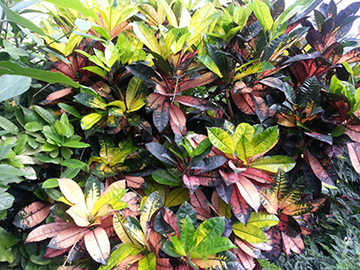
//> input picture openCv/source_saengneung_4.12.0/07장_예제/07장_1절/image/filter_blur.jpg, 360 x 270 px
$ ./bluring   (built with g++ and OpenCV 4)
//> lines starting //> are read from the running program, lines starting //| are printed output that depends on the picture
#include <opencv2/opencv.hpp>
using namespace cv;
using namespace std;

void filter(Mat img, Mat& dst, Mat mask)		// 회선 수행 함수
{
	dst = Mat(img.size(), CV_32F, Scalar(0));			// 회선 결과 저장 행렬
	Point h_m = mask.size() / 2;							// 마스크 중심 좌표

	for (int i = h_m.y; i < img.rows - h_m.y; i++) {		// 입력 행렬 반복 순회
		for (int j = h_m.x; j < img.cols - h_m.x; j++)
		{
			float sum = 0;
			for (int u = 0; u < mask.rows; u++) {	// 마스크 원소 순회
				for (int v = 0; v < mask.cols; v++)
				{
					int y = i + u - h_m.y;
					int x = j + v - h_m.x;
					sum += mask.at<float>(u, v) * img.at<uchar>(y, x);	// 회선 수식
				}
			}
			dst.at<float>(i, j) = sum;				// 회선 누적값 출력화소 저장
		}
	}
}

int main()
{
	// [25 lines of commented-out code are left out]
	Mat image = imread("../image/filter_blur.jpg", IMREAD_GRAYSCALE);
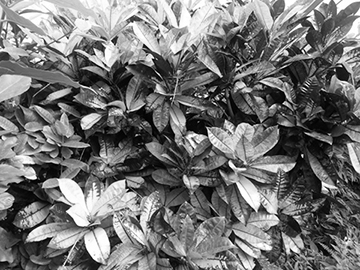
//> image: 270 rows x 360 cols, CV_8UC1; min 0, max 255, mean 116
	CV_Assert(image.data);
	float data1[] = {
		1 / 9.f, 1 / 9.f, 1 / 9.f,
		1 / 9.f, 1 / 9.f, 1 / 9.f,
		1 / 9.f, 1 / 9.f, 1 / 9.f
	};
	float data2[] = {
		1 / 25.f, 1 / 25.f, 1 / 25.f, 1 / 25.f, 1 / 25.f,
		1 / 25.f, 1 / 25.f, 1 / 25.f, 1 / 25.f, 1 / 25.f,
		1 / 25.f, 1 / 25.f, 1 / 25.f, 1 / 25.f, 1 / 25.f,
		1 / 25.f, 1 / 25.f, 1 / 25.f, 1 / 25.f, 1 / 25.f,
		1 / 25.f, 1 / 25.f, 1 / 25.f, 1 / 25.f, 1 / 25.f
	};

	Mat mask(3, 3, CV_32F, data1);
	Mat mask2(5, 5, CV_32F, data2);
	Mat blur;
	Mat blur1;
	filter(image, blur, mask);
//> after the loop in filter, `for (int i = h_m.y; i < img.rows - h_m.y; i++)`:
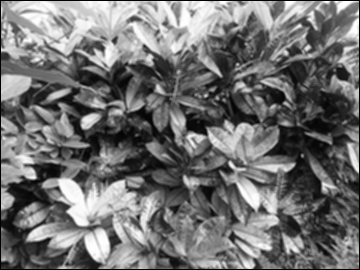
//> dst: 270 rows x 360 cols, CV_32FC1; min 0, max 255, mean 114.1
	filter(image, blur1, mask2);
//> after the loop in filter (call 2), `for (int i = h_m.y; i < img.rows - h_m.y; i++)`:
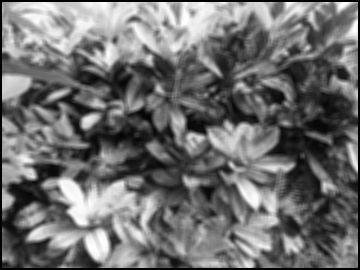
//> dst: 270 rows x 360 cols, CV_32FC1; min 0, max 254.6, mean 112.2
	blur.convertTo(blur, CV_8U);
	blur1.convertTo(blur1, CV_8U);

	cout << "image" << image(Rect(0, 0, 5, 5)) << endl;
//| image[142, 122, 139, 140, 160;
//|  174, 123, 122, 133, 132;
//|  177, 159, 122, 122, 133;
//|  153, 174, 165, 129, 134;
//|  159, 155, 176, 158, 150]
	cout << "image" << blur(Rect(0, 0, 5, 5)) << endl;
//| image[  0,   0,   0,   0,   0;
//|    0, 142, 131, 134, 151;
//|    0, 152, 139, 132, 139;
//|    0, 160, 151, 143, 143;
//|    0, 165, 158, 156, 154]

	imshow("image", image), imshow("blur", blur), imshow("blur1",blur1);
	waitKey();
	return 0;
}
